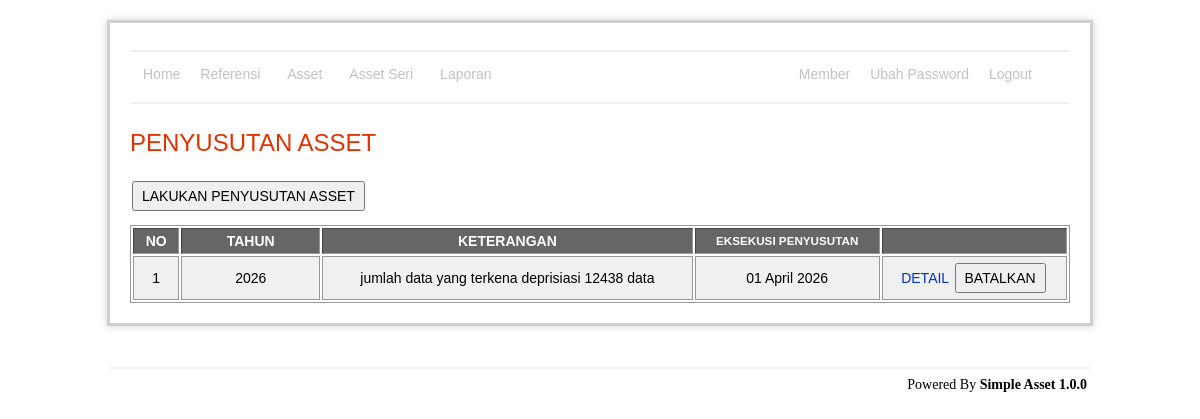
Screenshot of /apps/admin/depriciation/index.php (signed in) with the database file from the repository.
### tables this page shows
CREATE TABLE `asset_depriciation`  (
  `id` int(11) NOT NULL AUTO_INCREMENT,
  `year` int(11) NOT NULL,
  `description` tinytext NULL,
  `date` datetime(0) NOT NULL,
  PRIMARY KEY (`id`) USING BTREE
);

### apps/admin/depriciation/indexRead.php (called while the page is built, shortened)
<?php
include '../../lib/connection.php';
$query = "select id, year, description, date_format(date,'%d %M %Y') as date_name
		from asset_depriciation
		order by year desc ,date desc, date
		limit 0,100";
$data = mysqli_query($con, $query) or die(mysqli_error($con));
?>

### apps/admin/depriciation/index.php (the view, shortened to what this page needs)
<link rel="stylesheet" type="text/css" media="screen" href="../asset/css/jquery.lightbox-0.5.css" />
<?php include 'indexRead.php' ?>
<h1>PENYUSUTAN ASSET</h1>
<?php if ($_SESSION['positionId'] != '3'): ?>
	<p><input type="button" value="LAKUKAN PENYUSUTAN ASSET" onclick="window.location='add.php'" /></p>
<?php endif; ?>
<?php if (mysql_num_rows($data) < 1): ?>
	<div class="warning">
		<h3>
			<?php echo message::getMsg('emptySuccess') ?>
		</h3>
	</div>
<?php else: ?>
	<div id="tbl">
		<table width="100%" border="1">
			<thead>
				<tr>
					<th align="center" width="5%">NO</th>
					<th align="center" width="15%">TAHUN</th>
					<th align="center" width="40%">KETERANGAN</th>
					<th align="center" width="20%"><small>EKSEKUSI PENYUSUTAN</small></th>
					<th></th>
				</tr>
			</thead>
			<tbody>
				<?php $i = isset($_REQUEST['SplitRecord']) ? $_REQUEST['SplitRecord'] + 1 : 1 ?>
				<?php while ($val = mysqli_fetch_array($data)): ?>
					<tr>
						<td align="center">
							<?php echo $i ?>
						</td>
						<td align="center">
							<?php echo $val['year'] ?>
						</td>
						<td align="center">
							<?php echo $val['description'] ?>
						</td>
						<td align="center">
							<?php echo $val['date_name'] ?>
						</td>
						<td align="center">
							<a href="detail.php?id=<?php echo $val['id'] ?>">DETAIL</a>
							<?php if ($_SESSION['positionId'] != '3'): ?>
								<input type="button" value="BATALKAN"
									onclick="confirm('Anda yakin akan membatalkan ?') ? window.location='cancel.php?id=<?php echo $val['id'] ?>' : false" />
							<?php endif; ?>
						</td>
						<?php $i++; ?>
					<?php endwhile; ?>
		</table>
	</div>
<?php endif; ?>
<?php include '../template/main.php' ?>

### apps/admin/asset/css/style.css (style rules this page uses)
a { color: #0134c5; background-color: transparent; text-decoration: none; font-weight: normal; outline-style: none; }
#content p { margin: 12px 20px 12px 0; text-align:left; }
#content h1 { color: #e13300; background-color: transparent; font-weight: normal; font-size: 24px; margin: 10px 0 5px 0; padding: 15px 0 10px 0px; text-align:left; }
table { font-size: 14px; }
#tbl table { border: 1px solid #999; }
#tbl th { font-weight: bold; text-align: center; font-size: 14px; background-color: #666; color: #fff; padding: 4px; }
#tbl td { border: 1px solid #999; font-weight: normal; font-size: 14px; padding: 4px; background-color: #f0f0f0; }
input[type="button"], input[type="submit"] { font-size: 14px; height: 30px; padding: 0px 8px 0px 8px; margin: 2px; }

### rows the page displays
asset_depriciation: year "2026", description "jumlah data yang terkena deprisiasi 12438 data", date_name "01 April 2026"
